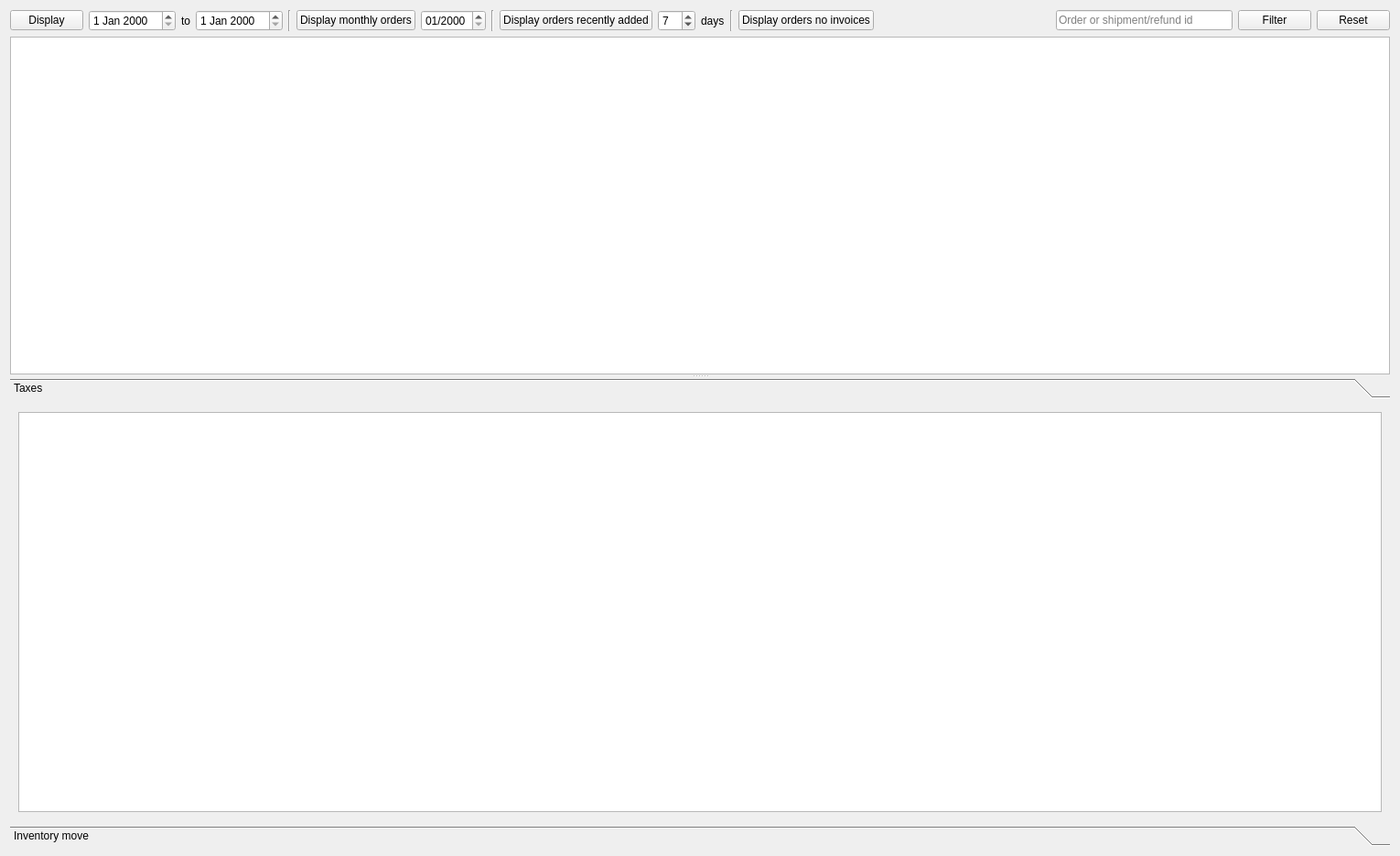
<?xml version="1.0" encoding="UTF-8"?>
<ui version="4.0">
 <class>PaneOrders</class>
 <widget class="QWidget" name="PaneOrders">
  <property name="geometry">
   <rect>
    <x>0</x>
    <y>0</y>
    <width>1530</width>
    <height>935</height>
   </rect>
  </property>
  <property name="windowTitle">
   <string>Form</string>
  </property>
  <layout class="QVBoxLayout" name="verticalLayout_3">
   <item>
    <layout class="QHBoxLayout" name="horizontalLayout">
     <item>
      <widget class="QPushButton" name="buttonDisplayRange">
       <property name="toolTip">
        <string>Display the orders between the selected range</string>
       </property>
       <property name="text">
        <string>Display</string>
       </property>
      </widget>
     </item>
     <item>
      <widget class="QDateEdit" name="dateEditStart"/>
     </item>
     <item>
      <widget class="QLabel" name="label_2">
       <property name="text">
        <string>to</string>
       </property>
      </widget>
     </item>
     <item>
      <widget class="QDateEdit" name="dateEditEnd"/>
     </item>
     <item>
      <widget class="Line" name="line_3">
       <property name="orientation">
        <enum>Qt::Orientation::Vertical</enum>
       </property>
      </widget>
     </item>
     <item>
      <widget class="QPushButton" name="buttonDisplayMonthlyOrders">
       <property name="text">
        <string>Display monthly orders</string>
       </property>
      </widget>
     </item>
     <item>
      <widget class="QDateEdit" name="dateEditMonthlyOrders">
       <property name="displayFormat">
        <string>MM/yyyy</string>
       </property>
      </widget>
     </item>
     <item>
      <widget class="Line" name="line">
       <property name="orientation">
        <enum>Qt::Orientation::Vertical</enum>
       </property>
      </widget>
     </item>
     <item>
      <widget class="QPushButton" name="buttonDisplayRecentOrders">
       <property name="text">
        <string>Display orders recently added</string>
       </property>
      </widget>
     </item>
     <item>
      <widget class="QSpinBox" name="spinBoxLastDays">
       <property name="minimum">
        <number>1</number>
       </property>
       <property name="value">
        <number>7</number>
       </property>
      </widget>
     </item>
     <item>
      <widget class="QLabel" name="label">
       <property name="text">
        <string>days</string>
       </property>
      </widget>
     </item>
     <item>
      <widget class="Line" name="line_2">
       <property name="orientation">
        <enum>Qt::Orientation::Vertical</enum>
       </property>
      </widget>
     </item>
     <item>
      <widget class="QPushButton" name="buttonDisplayOrdersNoInvoices">
       <property name="text">
        <string>Display orders no invoices</string>
       </property>
      </widget>
     </item>
     <item>
      <spacer name="horizontalSpacer">
       <property name="orientation">
        <enum>Qt::Orientation::Horizontal</enum>
       </property>
       <property name="sizeHint" stdset="0">
        <size>
         <width>40</width>
         <height>20</height>
        </size>
       </property>
      </spacer>
     </item>
     <item>
      <widget class="QLineEdit" name="lineEditFilter">
       <property name="placeholderText">
        <string>Order or shipment/refund id</string>
       </property>
      </widget>
     </item>
     <item>
      <widget class="QPushButton" name="buttonFilter">
       <property name="text">
        <string>Filter</string>
       </property>
      </widget>
     </item>
     <item>
      <widget class="QPushButton" name="buttonFilterReset">
       <property name="text">
        <string>Reset</string>
       </property>
      </widget>
     </item>
    </layout>
   </item>
   <item>
    <widget class="QSplitter" name="splitter_2">
     <property name="orientation">
      <enum>Qt::Orientation::Vertical</enum>
     </property>
     <widget class="QTableView" name="tableViewOrders"/>
     <widget class="QToolBox" name="toolBox">
      <property name="currentIndex">
       <number>0</number>
      </property>
      <widget class="QWidget" name="pageTaxes">
       <property name="geometry">
        <rect>
         <x>0</x>
         <y>0</y>
         <width>1512</width>
         <height>456</height>
        </rect>
       </property>
       <attribute name="label">
        <string>Taxes</string>
       </attribute>
       <layout class="QVBoxLayout" name="verticalLayout_2">
        <item>
         <widget class="QTableView" name="tableViewVat"/>
        </item>
       </layout>
      </widget>
      <widget class="QWidget" name="pageInventoryMove">
       <property name="geometry">
        <rect>
         <x>0</x>
         <y>0</y>
         <width>1512</width>
         <height>456</height>
        </rect>
       </property>
       <attribute name="label">
        <string>Inventory move</string>
       </attribute>
       <layout class="QVBoxLayout" name="verticalLayout">
        <item>
         <layout class="QHBoxLayout" name="horizontalLayout_2">
          <item>
           <widget class="QPushButton" name="buttonDisplayNoPriceSkus">
            <property name="toolTip">
             <string>Display the SKUs without unit price</string>
            </property>
            <property name="text">
             <string>No price SKUs</string>
            </property>
           </widget>
          </item>
          <item>
           <widget class="QPushButton" name="buttonEditRegradedSkus">
            <property name="text">
             <string>Edit regraded skus</string>
            </property>
           </widget>
          </item>
          <item>
           <spacer name="horizontalSpacer_2">
            <property name="orientation">
             <enum>Qt::Orientation::Horizontal</enum>
            </property>
            <property name="sizeHint" stdset="0">
             <size>
              <width>40</width>
              <height>20</height>
             </size>
            </property>
           </spacer>
          </item>
         </layout>
        </item>
        <item>
         <widget class="QSplitter" name="splitter">
          <property name="orientation">
           <enum>Qt::Orientation::Horizontal</enum>
          </property>
          <widget class="QTreeView" name="treeViewInventory"/>
          <widget class="WidgetPurchases" name="widgetPurchases" native="true"/>
         </widget>
        </item>
       </layout>
      </widget>
     </widget>
    </widget>
   </item>
  </layout>
 </widget>
 <customwidgets>
  <customwidget>
   <class>WidgetPurchases</class>
   <extends>QWidget</extends>
   <header>gui/panes/WidgetPurchases.h</header>
   <container>1</container>
  </customwidget>
 </customwidgets>
 <resources/>
 <connections/>
</ui>
